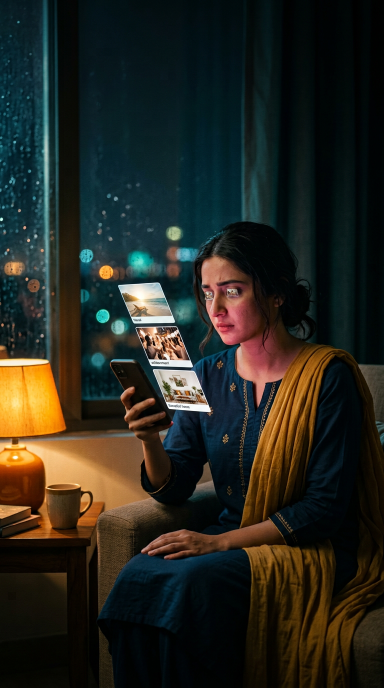
#> input picture workflows/current/payload/WE-20261021-003/media/scene01-hook-phone.png, 768 x 1376 px, found by its file name (shown at 1/2 size)
$ python -i build_assets.py   (imports and definitions only)
#> lines starting #> are read from the running program, lines starting #| are printed output that depends on the picture
#!/usr/bin/env python3
"""Build independent-layer portrait clips and an original 40s audio mix for WF-05."""
from __future__ import annotations
import hashlib
import json
import math
import subprocess
import time
import wave
from pathlib import Path

import cv2
import imageio_ffmpeg
import numpy as np
from PIL import Image, ImageDraw, ImageFilter, ImageEnhance
from scipy.ndimage import uniform_filter1d

ROOT = Path(__file__).resolve().parent
MEDIA = ROOT / "media"
W, H, FPS = 720, 1280, 30
SR = 48_000
TOTAL_SECONDS = 40.0
TOTAL_SAMPLES = round(SR * TOTAL_SECONDS)
# [1 line that did not run here, left out]
SCENES = [
    ("scene01-hook.mp4", "scene01-hook-mirror.png", 6.0, "hook"),
    ("scene02-home.mp4", "scene02-home-load.png", 6.5, "home"),
    ("scene03-career.mp4", "scene03-career-voice.png", 6.5, "career"),
    ("scene04-relationship.mp4", "scene04-relationship-listening.png", 6.5, "relationship"),
    ("scene05-shared.mp4", "scene05-shared-responsibility.png", 7.0, "shared"),
    ("scene06-close.mp4", "scene06-closing-portrait.png", 7.5, "final"),
]

def smooth(x: float) -> float:
    x = max(0.0, min(1.0, x))
    return x * x * (3.0 - 2.0 * x)


def load_plate(name: str) -> np.ndarray:
    im = Image.open(MEDIA / name).convert("RGB")
    target_ratio = W / H
    ratio = im.width / im.height
    if ratio > target_ratio:
        cw = round(im.height * target_ratio)
        left = (im.width - cw) // 2
        im = im.crop((left, 0, left + cw, im.height))
    else:
        ch = round(im.width / target_ratio)
        top = (im.height - ch) // 2
        im = im.crop((0, top, im.width, top + ch))
    im = im.resize((W, H), Image.Resampling.LANCZOS)
    im = ImageEnhance.Contrast(im).enhance(1.035)
    im = ImageEnhance.Color(im).enhance(0.92)
    return np.asarray(im, dtype=np.uint8)


# [10 lines left out: function camera_plate, not called in this run]


def composite(base: np.ndarray, layer: Image.Image) -> np.ndarray:
    bg = Image.fromarray(base, "RGB").convert("RGBA")
    return np.asarray(Image.alpha_composite(bg, layer).convert("RGB"), dtype=np.uint8)


# [4 lines left out: function glow_layer, not called in this run]


def door_texture() -> Image.Image:
    dw, dh = 350, 900
    y = np.linspace(0, 1, dh, dtype=np.float32)[:, None, None]
    top = np.array([79, 59, 124], dtype=np.float32)[None, None, :]
    bottom = np.array([42, 31, 76], dtype=np.float32)[None, None, :]
    rgb = top * (1 - y) + bottom * y
    rgb = np.repeat(rgb, dw, axis=1)
    tex = Image.fromarray(np.uint8(np.clip(rgb, 0, 255)), "RGB").convert("RGBA")
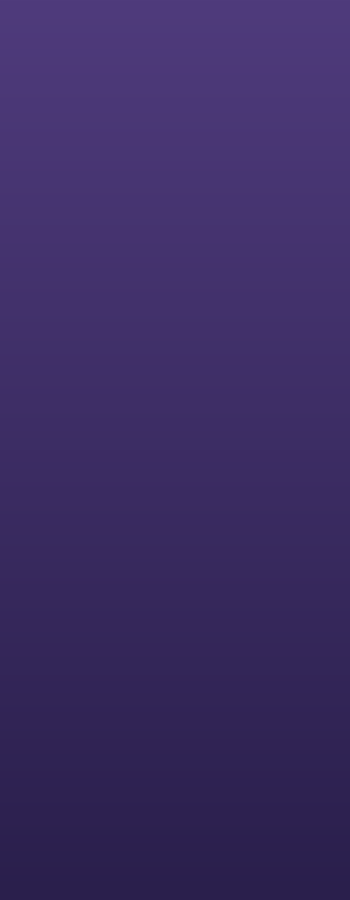
#> tex: PIL image 350x900 RGBA; mean R, G, B, A 60, 44.5, 99.5, 255
    d = ImageDraw.Draw(tex)
    d.rounded_rectangle((18, 18, dw - 18, dh - 18), radius=12, outline=(211, 187, 237, 220), width=5)
    d.rounded_rectangle((42, 44, dw - 42, dh - 44), radius=9, outline=(141, 116, 188, 210), width=3)
    d.rounded_rectangle((68, 88, dw - 68, 398), radius=72, outline=(186, 160, 220, 165), width=4)
    d.rounded_rectangle((68, 440, dw - 68, dh - 88), radius=38, outline=(186, 160, 220, 150), width=4)
    # quiet architectural grooves and a small warm-metal latch
    d.line((dw - 100, 110, dw - 100, dh - 110), fill=(224, 201, 245, 80), width=2)
    d.ellipse((dw - 118, 492, dw - 60, 550), fill=(221, 180, 104, 255), outline=(255, 232, 173, 255), width=4)
    d.ellipse((dw - 101, 509, dw - 77, 533), fill=(82, 59, 99, 255))
    d.rounded_rectangle((dw - 98, 532, dw - 80, 585), radius=7, fill=(221, 180, 104, 255))
    return tex


DOOR = door_texture()
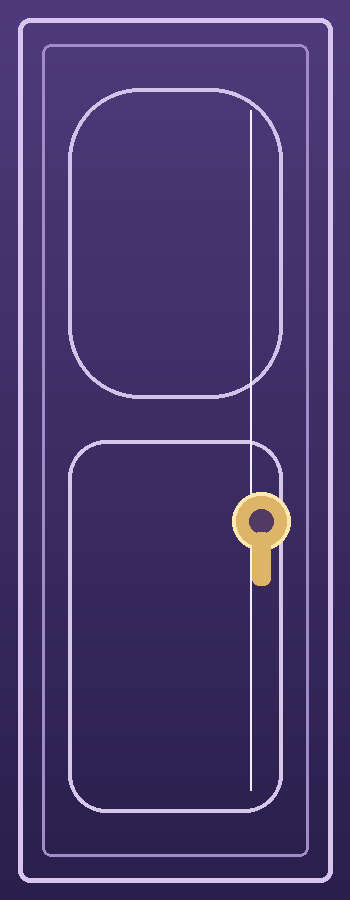
#> DOOR: PIL image 350x900 RGBA; mean R, G, B, A 72.6, 56.1, 110.1, 249.7; transparent parts drawn white
DOOR_SRC = np.float32([[0, 0], [DOOR.width - 1, 0], [DOOR.width - 1, DOOR.height - 1], [0, DOOR.height - 1]])
#> DOOR_SRC = [[0, 0], [349, 0], [349, 899], [0, 899]]


# [114 lines left out: functions warp_door, particles, scene_door, scene_education, scene_voice, bezier, not called in this run]


BRIDGE = ((166, 1032), (250, 914), (410, 1004), (595, 914))


# [357 lines left out: functions bridge_line, draw_cube, scene_opportunity, city_lights, scene_community, scene_final and 11 more, not called in this run]


# [2 lines not run here, left out]

>>> result = load_plate('../../../../../../../../workflows/current/payload/WE-20261021-003/media/scene01-hook-phone.png')
#> in load_plate, im is the input picture: PIL image 768x1376 RGB; mean R, G, B 37.8, 38.3, 30.4
#> in load_plate, `im = im.crop((0, top, im.width, top + ch))`:
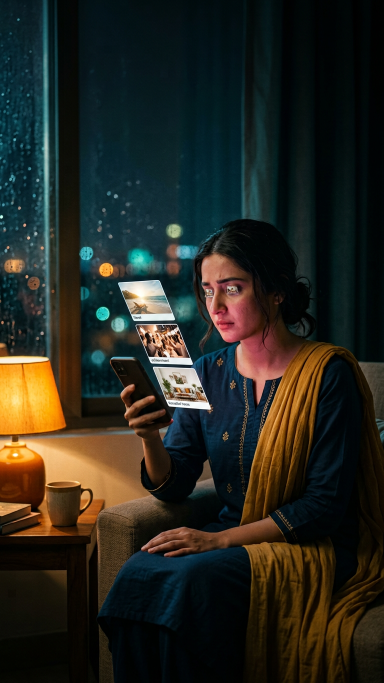
#> im: PIL image 768x1365 RGB (shown at 1/2 size); mean R, G, B 38, 38.5, 30.6
#> in load_plate, `im = im.resize((W, H), Image.Resampling.LANCZOS)`:
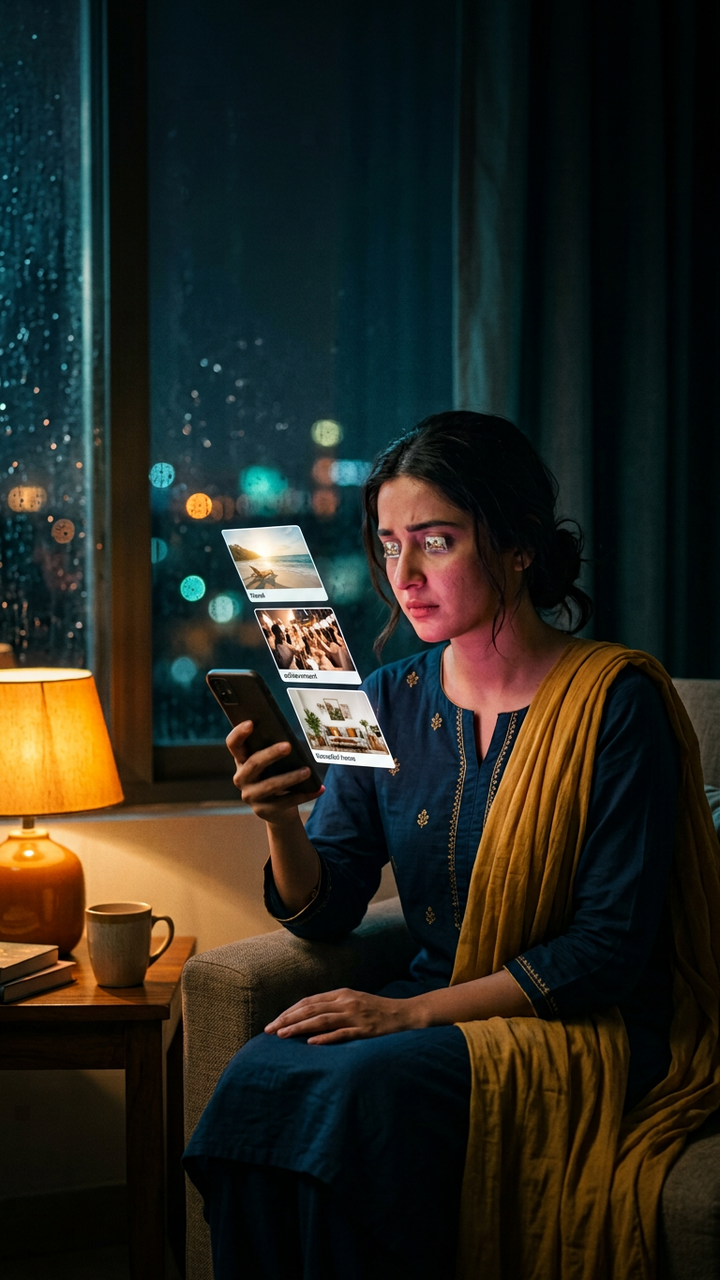
#> im: PIL image 720x1280 RGB; mean R, G, B 38.1, 38.5, 30.6

$ run again, on workflows/current/payload/WE-20261021-003/media/scene06-own-journey.png
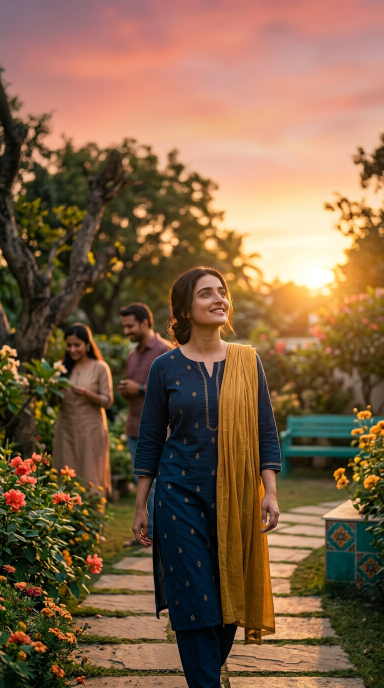
#> input picture workflows/current/payload/WE-20261021-003/media/scene06-own-journey.png, 768 x 1376 px, found by its file name (shown at 1/2 size)
#> in load_plate, im is the input picture: PIL image 768x1376 RGB; mean R, G, B 129.7, 99.2, 71.5
#> in load_plate, `im = im.crop((0, top, im.width, top + ch))`:
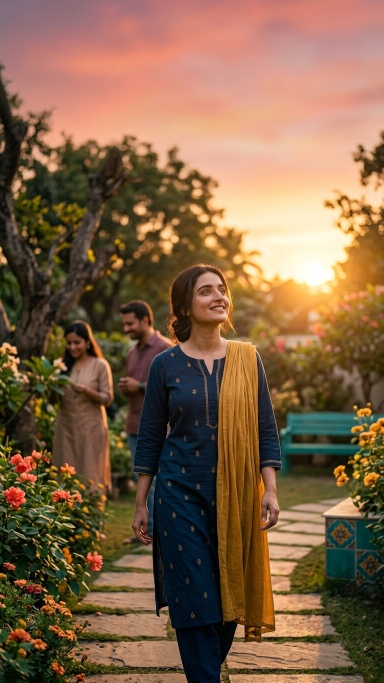
#> im: PIL image 768x1365 RGB (shown at 1/2 size); mean R, G, B 129.5, 99.1, 71.4
#> in load_plate, `im = im.resize((W, H), Image.Resampling.LANCZOS)`:
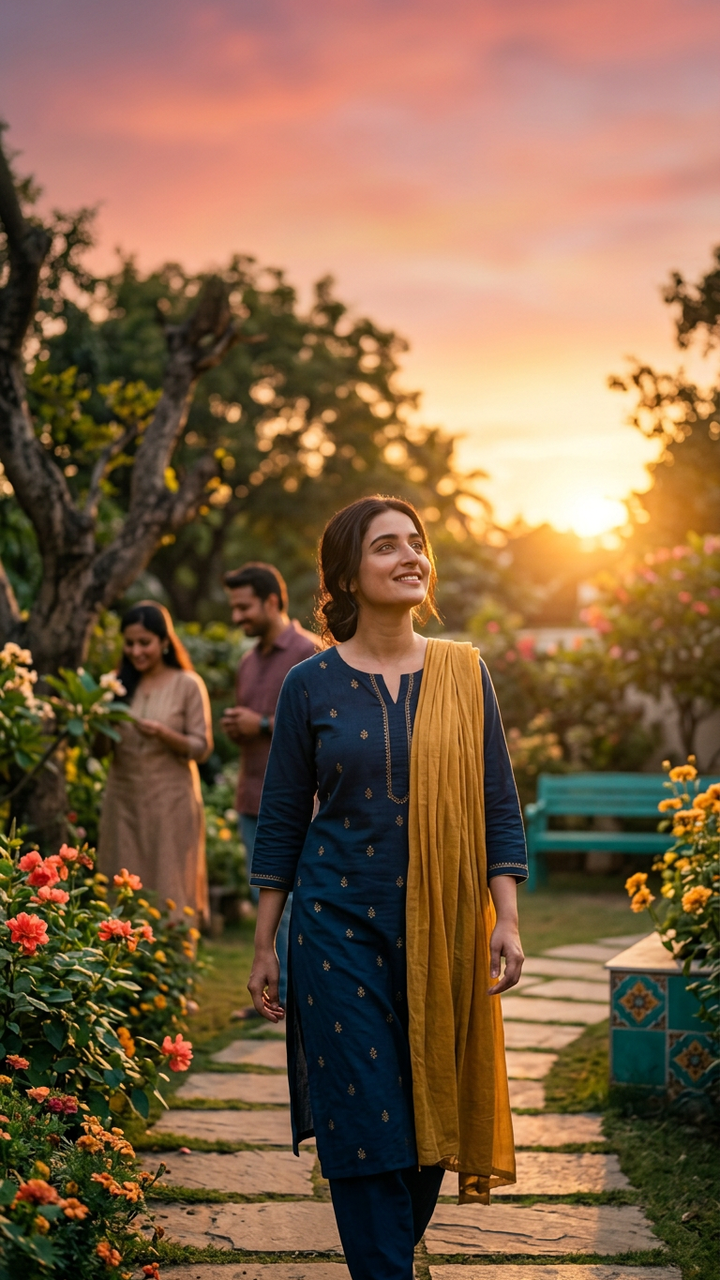
#> im: PIL image 720x1280 RGB; mean R, G, B 129.5, 99.1, 71.4
